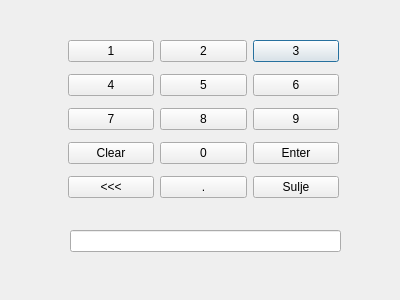
<?xml version="1.0" encoding="UTF-8"?>
<ui version="4.0">
 <class>TalletaRahaa</class>
 <widget class="QDialog" name="TalletaRahaa">
  <property name="geometry">
   <rect>
    <x>0</x>
    <y>0</y>
    <width>400</width>
    <height>300</height>
   </rect>
  </property>
  <property name="windowTitle">
   <string>Talleta rahaa</string>
  </property>
  <widget class="QLineEdit" name="lineEdit">
   <property name="geometry">
    <rect>
     <x>70</x>
     <y>230</y>
     <width>271</width>
     <height>22</height>
    </rect>
   </property>
  </widget>
  <widget class="QWidget" name="gridLayoutWidget">
   <property name="geometry">
    <rect>
     <x>68</x>
     <y>34</y>
     <width>271</width>
     <height>171</height>
    </rect>
   </property>
   <layout class="QGridLayout" name="gridLayout">
    <item row="0" column="2">
     <widget class="QPushButton" name="A3">
      <property name="text">
       <string>3</string>
      </property>
     </widget>
    </item>
    <item row="0" column="0">
     <widget class="QPushButton" name="A1">
      <property name="text">
       <string>1</string>
      </property>
     </widget>
    </item>
    <item row="0" column="1">
     <widget class="QPushButton" name="A2">
      <property name="text">
       <string>2</string>
      </property>
     </widget>
    </item>
    <item row="2" column="0">
     <widget class="QPushButton" name="A7">
      <property name="text">
       <string>7</string>
      </property>
     </widget>
    </item>
    <item row="3" column="1">
     <widget class="QPushButton" name="A0">
      <property name="text">
       <string>0</string>
      </property>
     </widget>
    </item>
    <item row="3" column="0">
     <widget class="QPushButton" name="ClearBtn">
      <property name="text">
       <string>Clear</string>
      </property>
     </widget>
    </item>
    <item row="2" column="2">
     <widget class="QPushButton" name="A9">
      <property name="text">
       <string>9</string>
      </property>
     </widget>
    </item>
    <item row="1" column="1">
     <widget class="QPushButton" name="A5">
      <property name="text">
       <string>5</string>
      </property>
     </widget>
    </item>
    <item row="1" column="2">
     <widget class="QPushButton" name="A6">
      <property name="text">
       <string>6</string>
      </property>
     </widget>
    </item>
    <item row="1" column="0">
     <widget class="QPushButton" name="A4">
      <property name="text">
       <string>4</string>
      </property>
     </widget>
    </item>
    <item row="2" column="1">
     <widget class="QPushButton" name="A8">
      <property name="text">
       <string>8</string>
      </property>
     </widget>
    </item>
    <item row="3" column="2">
     <widget class="QPushButton" name="EnterBtn">
      <property name="text">
       <string>Enter</string>
      </property>
     </widget>
    </item>
    <item row="4" column="2">
     <widget class="QPushButton" name="SuljeBtn">
      <property name="text">
       <string>Sulje</string>
      </property>
     </widget>
    </item>
    <item row="4" column="1">
     <widget class="QPushButton" name="DecimalBtn">
      <property name="text">
       <string>.</string>
      </property>
     </widget>
    </item>
    <item row="4" column="0">
     <widget class="QPushButton" name="BackBtn">
      <property name="text">
       <string>&lt;&lt;&lt;</string>
      </property>
     </widget>
    </item>
   </layout>
  </widget>
 </widget>
 <resources/>
 <connections/>
</ui>
